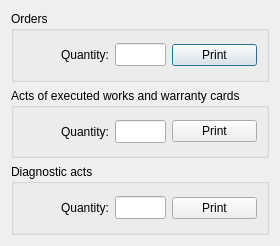
<?xml version="1.0" encoding="UTF-8"?>
<ui version="4.0">
 <class>PrintHWDocuments</class>
 <widget class="QDialog" name="PrintHWDocuments">
  <property name="geometry">
   <rect>
    <x>0</x>
    <y>0</y>
    <width>279</width>
    <height>246</height>
   </rect>
  </property>
  <property name="sizePolicy">
   <sizepolicy hsizetype="Fixed" vsizetype="Fixed">
    <horstretch>0</horstretch>
    <verstretch>0</verstretch>
   </sizepolicy>
  </property>
  <property name="windowTitle">
   <string>Print handwritten documents</string>
  </property>
  <property name="windowIcon">
   <iconset resource="Icons.qrc">
    <normaloff>:/icons/icons/printer.png</normaloff>:/icons/icons/printer.png</iconset>
  </property>
  <layout class="QVBoxLayout" name="verticalLayout">
   <item>
    <widget class="QGroupBox" name="groupBox">
     <property name="title">
      <string>Orders</string>
     </property>
     <layout class="QHBoxLayout" name="horizontalLayout">
      <item alignment="Qt::AlignRight">
       <widget class="QLabel" name="label">
        <property name="text">
         <string>Quantity:</string>
        </property>
       </widget>
      </item>
      <item>
       <widget class="QLineEdit" name="eNumOrders">
        <property name="maximumSize">
         <size>
          <width>51</width>
          <height>23</height>
         </size>
        </property>
       </widget>
      </item>
      <item>
       <widget class="QPushButton" name="bPrintOrders">
        <property name="text">
         <string>Print</string>
        </property>
        <property name="icon">
         <iconset resource="Icons.qrc">
          <normaloff>:/icons/icons/printer.png</normaloff>:/icons/icons/printer.png</iconset>
        </property>
       </widget>
      </item>
     </layout>
    </widget>
   </item>
   <item>
    <widget class="QGroupBox" name="groupBox_2">
     <property name="title">
      <string>Acts of executed works and warranty cards</string>
     </property>
     <layout class="QHBoxLayout" name="horizontalLayout_2">
      <item alignment="Qt::AlignRight">
       <widget class="QLabel" name="label_2">
        <property name="text">
         <string>Quantity:</string>
        </property>
       </widget>
      </item>
      <item>
       <widget class="QLineEdit" name="eNumGives">
        <property name="maximumSize">
         <size>
          <width>51</width>
          <height>23</height>
         </size>
        </property>
       </widget>
      </item>
      <item>
       <widget class="QPushButton" name="bPrintGives">
        <property name="text">
         <string>Print</string>
        </property>
        <property name="icon">
         <iconset resource="Icons.qrc">
          <normaloff>:/icons/icons/printer.png</normaloff>:/icons/icons/printer.png</iconset>
        </property>
       </widget>
      </item>
     </layout>
    </widget>
   </item>
   <item>
    <widget class="QGroupBox" name="groupBox_3">
     <property name="title">
      <string>Diagnostic acts</string>
     </property>
     <layout class="QHBoxLayout" name="horizontalLayout_3">
      <item alignment="Qt::AlignRight">
       <widget class="QLabel" name="label_3">
        <property name="text">
         <string>Quantity:</string>
        </property>
       </widget>
      </item>
      <item>
       <widget class="QLineEdit" name="eNumDiags">
        <property name="maximumSize">
         <size>
          <width>51</width>
          <height>23</height>
         </size>
        </property>
       </widget>
      </item>
      <item>
       <widget class="QPushButton" name="bPrintDiags">
        <property name="text">
         <string>Print</string>
        </property>
        <property name="icon">
         <iconset resource="Icons.qrc">
          <normaloff>:/icons/icons/printer.png</normaloff>:/icons/icons/printer.png</iconset>
        </property>
       </widget>
      </item>
     </layout>
    </widget>
   </item>
  </layout>
 </widget>
 <tabstops>
  <tabstop>eNumOrders</tabstop>
  <tabstop>bPrintOrders</tabstop>
  <tabstop>eNumGives</tabstop>
  <tabstop>bPrintGives</tabstop>
  <tabstop>eNumDiags</tabstop>
  <tabstop>bPrintDiags</tabstop>
 </tabstops>
 <resources>
  <include location="Icons.qrc"/>
 </resources>
 <connections/>
</ui>
